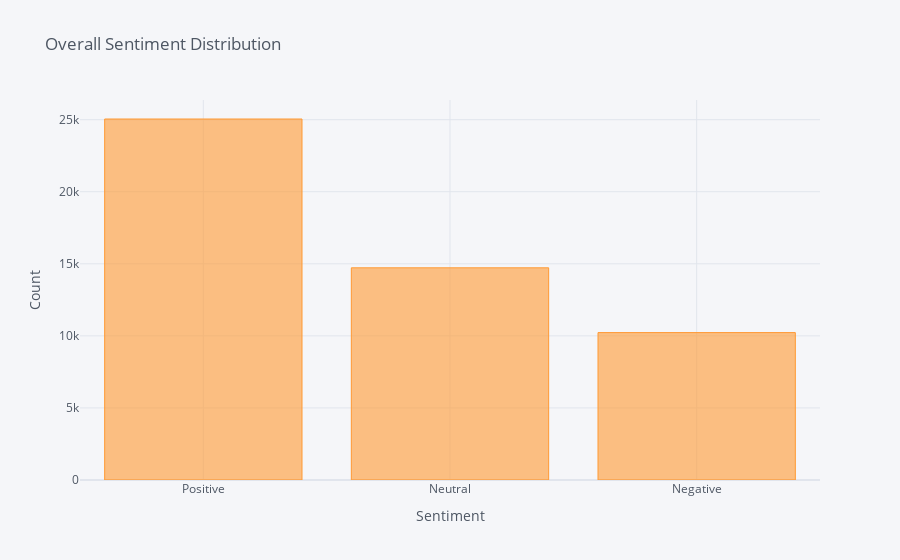

Notebook cell for this chart:
### Code cell
df['Sentiment'].value_counts().iplot(kind='bar', xTitle='Sentiment',
                                    yTitle='Count', title='Overall Sentiment Distribution')

### Figure 1 — Plotly figure (JSON) as saved in the notebook; plotly's stock layout.template omitted (floating-point values rounded to 4 significant figures)
{"data": [{"marker": {"color": "rgba(255, 153, 51, 0.6)", "line": {"color": "rgba(255, 153, 51, 1.0)", "width": 1}}, "name": "Sentiment", "orientation": "v", "text": "", "type": "bar", "x": ["Positive", "Neutral", "Negative"], "y": [25049, 14723, 10228]}], "layout": {"legend": {"bgcolor": "#F5F6F9", "font": {"color": "#4D5663"}}, "paper_bgcolor": "#F5F6F9", "plot_bgcolor": "#F5F6F9", "title": {"font": {"color": "#4D5663"}, "text": "Overall Sentiment Distribution"}, "xaxis": {"gridcolor": "#E1E5ED", "showgrid": true, "tickfont": {"color": "#4D5663"}, "title": {"font": {"color": "#4D5663"}, "text": "Sentiment"}, "zerolinecolor": "#E1E5ED"}, "yaxis": {"gridcolor": "#E1E5ED", "showgrid": true, "tickfont": {"color": "#4D5663"}, "title": {"font": {"color": "#4D5663"}, "text": "Count"}, "zerolinecolor": "#E1E5ED"}}}
